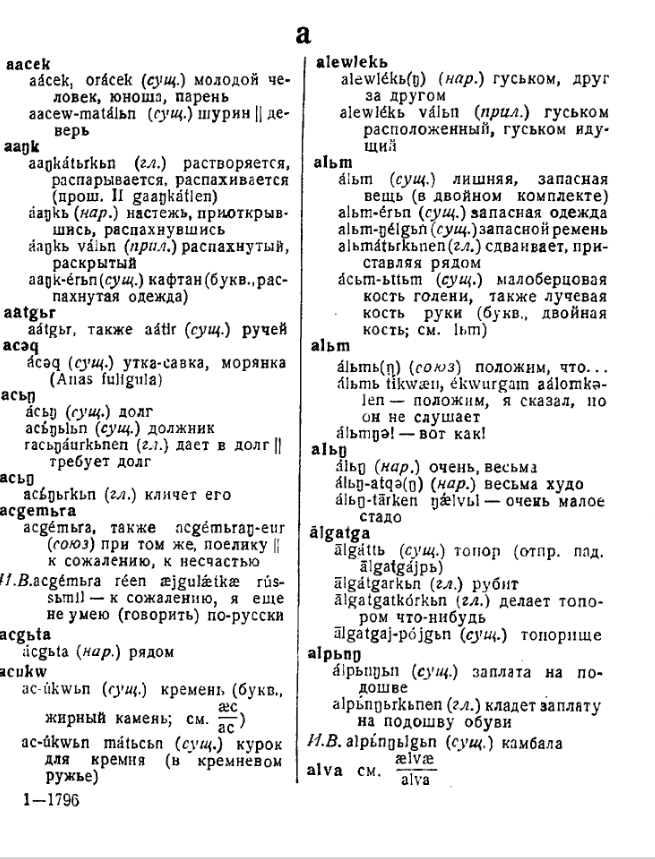
#> input picture assets/test-dict-page.png, 655 x 859 px
$ python -i steps.py   (imports and definitions only)
#> lines starting #> are read from the running program, lines starting #| are printed output that depends on the picture; after the words box and inside, x2 and y2 are one past the last pixel; in counts of white or black regions, pixels touching at a corner belong together
#> further down, picture is the input picture: shape (859, 655, 3); mean B, G, R 230.7, 230.7, 230.7
"""
Pure preprocessing step functions.
Each function takes a grayscale numpy array and returns a transformed array.
The pipeline.py module composes these steps.
"""

import cv2
import numpy as np


def to_grayscale(img: np.ndarray) -> np.ndarray:
    """Convert a BGR image to grayscale. Returns unchanged if already grayscale."""
    if len(img.shape) == 3:
        return cv2.cvtColor(img, cv2.COLOR_BGR2GRAY)
    return img


def deskew(img: np.ndarray, skip_threshold: float = 0.5) -> tuple[np.ndarray, float]:
    """
    Deskew the image using Hough line detection.

    Args:
        img: Grayscale image.
        skip_threshold: Do not rotate if detected angle is smaller than this (degrees).

    Returns:
        Tuple of (corrected image, applied angle in degrees). Angle is 0.0 if skipped.
    """
#> called with skip_threshold = 0.5
    gray = img if len(img.shape) == 2 else cv2.cvtColor(img, cv2.COLOR_BGR2GRAY)
    _, binary = cv2.threshold(gray, 0, 255, cv2.THRESH_BINARY_INV + cv2.THRESH_OTSU)
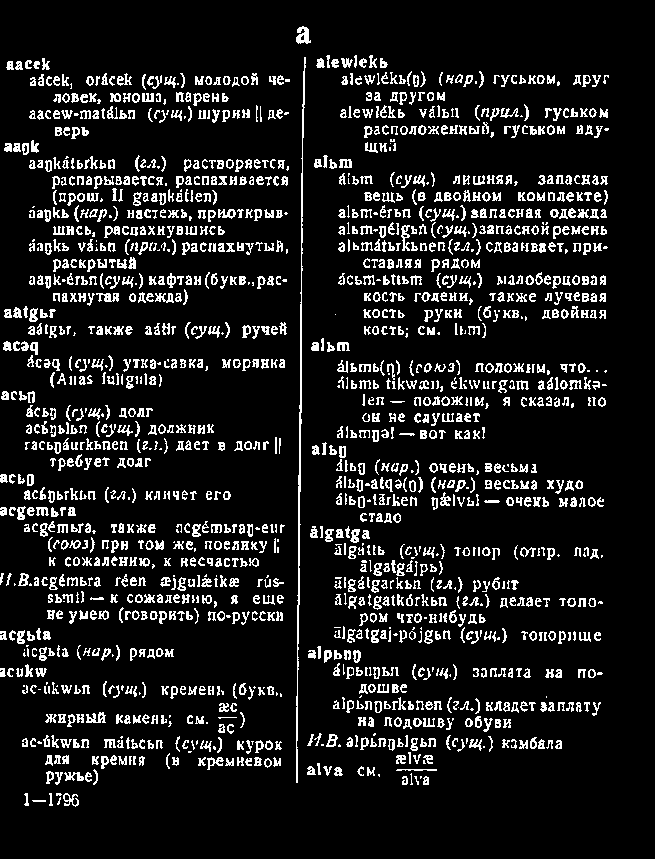
#> binary: shape (859, 655); 11.4% white in thin lines or dots, all inside (x1, y1, x2, y2) = (0, 26, 609, 807)
    edges = cv2.Canny(binary, 50, 150, apertureSize=3)
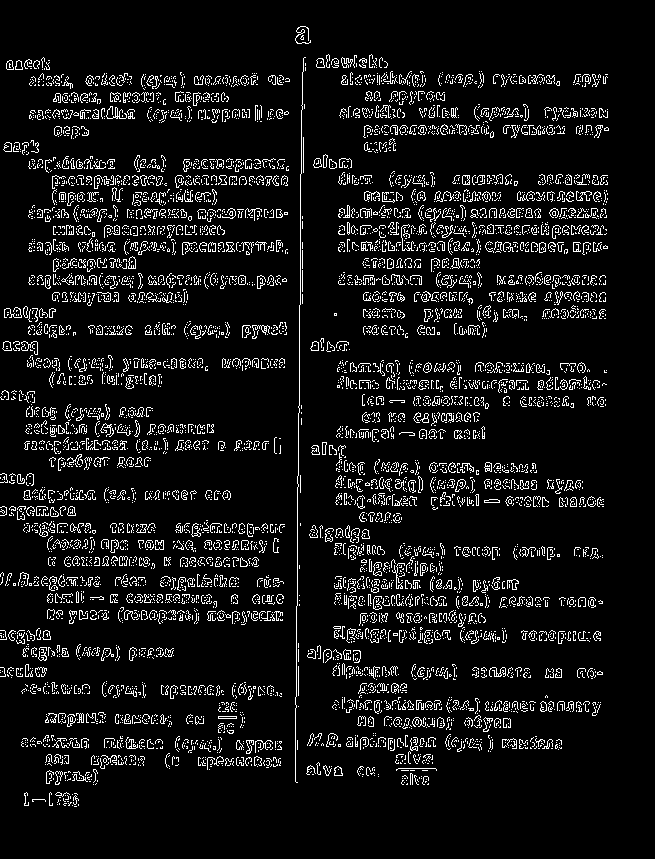
#> edges: shape (859, 655); 7.9% white in thin lines or dots, all inside (x1, y1, x2, y2) = (0, 26, 609, 807)
    lines = cv2.HoughLines(edges, 1, np.pi / 180, 200)
#> lines = [[217, 1.57], [306, 0.0175], [284, 1.57], [242, 1.57]]

    if lines is None:
        return img, 0.0

    angles = []
    for rho, theta in lines[:, 0]:
        angle = (theta * 180 / np.pi) - 90
        if -45 < angle < 45:
            angles.append(angle)
#> this loop made 4 passes
#> (rho, theta, angle) on passes 1 to 4: (217, 1.57, 2.5e-06), (306, 0.0175, -89), (284, 1.57, 2.5e-06), (242, 1.57, 2.5e-06)
#> after the loop, angles = [2.5e-06, 2.5e-06, 2.5e-06]

    if not angles:
        return img, 0.0

    skew_angle = float(np.median(angles))
#> skew_angle = 2.5e-06

    if abs(skew_angle) <= skip_threshold:
        return img, 0.0

    h, w = img.shape[:2]
    center = (w // 2, h // 2)
    M = cv2.getRotationMatrix2D(center, skew_angle, 1.0)
    border_value = 255 if len(img.shape) == 2 else (255, 255, 255)
    rotated = cv2.warpAffine(
        img, M, (w, h),
        flags=cv2.INTER_CUBIC,
        borderMode=cv2.BORDER_CONSTANT,
        borderValue=border_value,
    )
    return rotated, skew_angle


def denoise(img: np.ndarray, d: int = 5, sigma_color: float = 75, sigma_space: float = 75) -> np.ndarray:
    """
    Apply bilateral filter denoising. Preserves edges while reducing noise.

    Args:
        img: Grayscale image.
        d: Pixel neighbourhood diameter.
        sigma_color: Filter sigma in colour space.
        sigma_space: Filter sigma in coordinate space.
    """
    return cv2.bilateralFilter(img, d=d, sigmaColor=sigma_color, sigmaSpace=sigma_space)


def contrast_normalization(img: np.ndarray, clip_limit: float = 2.0, tile_size: int = 8) -> np.ndarray:
    """
    Apply CLAHE (Contrast Limited Adaptive Histogram Equalization).
    Helps with small Cyrillic characters on low-contrast scans.

    Args:
        img: Grayscale image.
        clip_limit: Threshold for contrast limiting.
        tile_size: Grid cell size for histogram equalization.
    """
    clahe = cv2.createCLAHE(clipLimit=clip_limit, tileGridSize=(tile_size, tile_size))
    return clahe.apply(img)


def sharpen(img: np.ndarray, amount: float = 0.5) -> np.ndarray:
    """
    Apply unsharp mask sharpening.

    Args:
        img: Grayscale image.
        amount: Sharpening strength (0.5–2.0 recommended).
    """
    gaussian = cv2.GaussianBlur(img, (0, 0), 2.0)
    return cv2.addWeighted(img, 1.0 + amount, gaussian, -amount, 0)

>>> import cv2
>>> picture = cv2.imread('../../../assets/test-dict-page.png')
>>> result = deskew(picture)
